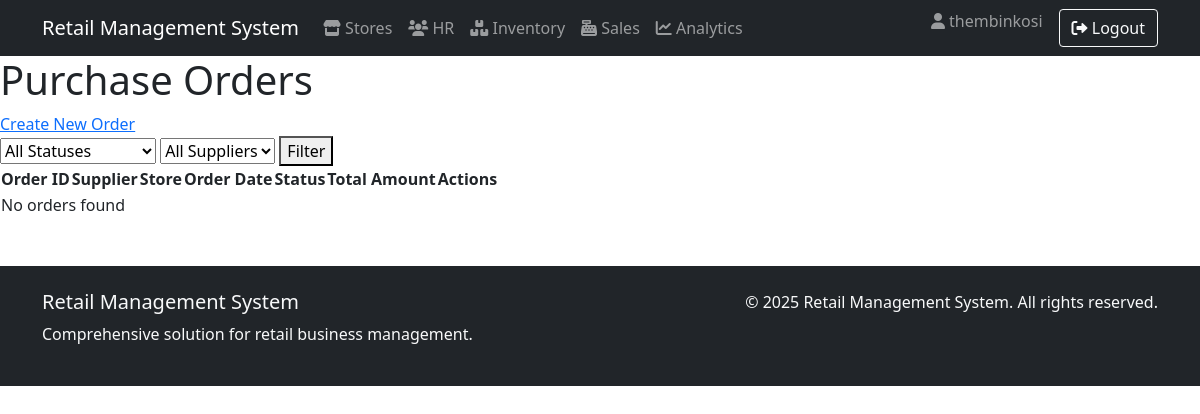
The page /procurement/orders/ (signed in) on the database as committed earlier.
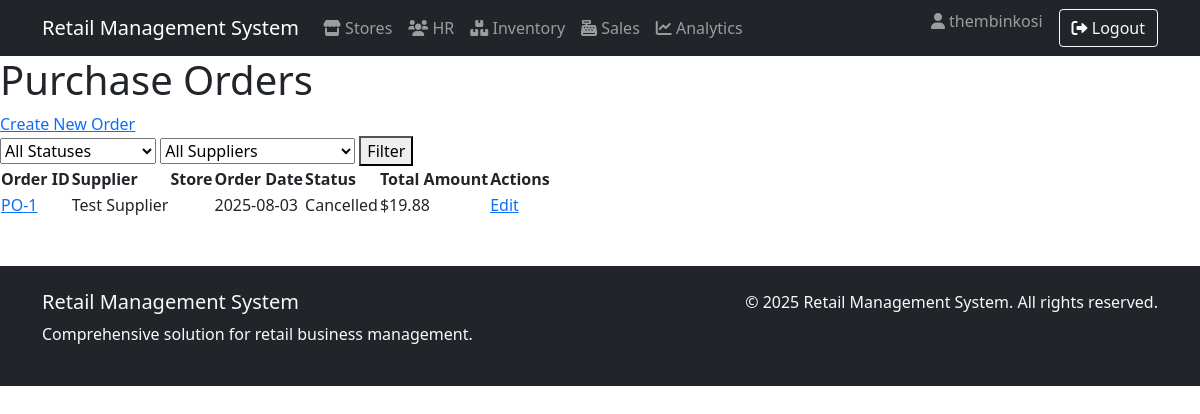
The same page on the database as committed later.
### procurement/models.py (models this page shows, shortened)
class PurchaseOrder(models.Model):
    ORDER_STATUS_CHOICES = [
        ('draft', 'Draft'),
        ('pending', 'Pending Approval'),
        ('approved', 'Approved'),
        ('shipped', 'Shipped'),
        ('received', 'Received'),
        ('cancelled', 'Cancelled'),
    ]
    supplier = models.ForeignKey(
        Supplier,
        on_delete=models.PROTECT,
        related_name='purchase_orders'
    )
    store = models.ForeignKey(
        'store_management.Store',  # Reference to Store model
        on_delete=models.PROTECT
    )
    order_date = models.DateField(default=timezone.now)
    expected_delivery_date = models.DateField(blank=True, null=True)
    status = models.CharField(
        max_length=20,
        choices=ORDER_STATUS_CHOICES,
        default='draft'
    )
    total_amount = models.DecimalField(
        max_digits=12,
        decimal_places=2,
        blank=True,
        null=True,
        validators=[MinValueValidator(0.01)]
    )
    created_by = models.ForeignKey(
        'human_resources.Employee',  # Reference to Employee model
        on_delete=models.SET_NULL,
        blank=True,
        null=True
    )
    created_at = models.DateTimeField(default=timezone.now)
    updated_at = models.DateTimeField(auto_now=True)

class Supplier(models.Model):
    name = models.CharField(max_length=100, verbose_name="Supplier Name")
    contact_person = models.CharField(max_length=100, blank=True, null=True)
    email = models.EmailField(max_length=100, blank=True, null=True)
    phone = models.CharField(max_length=20, blank=True, null=True)
    address = models.CharField(max_length=200, blank=True, null=True)
    contract_start_date = models.DateField(blank=True, null=True)
    payment_terms = models.CharField(max_length=100, blank=True, null=True)
    created_at = models.DateTimeField(default=timezone.now)
    updated_at = models.DateTimeField(auto_now=True)

### procurement/views.py (the view)
# urls.py: path('orders/', views.PurchaseOrderListView.as_view(), name='purchaseorder_list'),
class PurchaseOrderListView(LoginRequiredMixin, ListView):
    model = PurchaseOrder
    template_name = 'procurement/purchaseorder_list.html'
    context_object_name = 'orders'
    paginate_by = 15
    def get_queryset(self):
        queryset = super().get_queryset().select_related('supplier', 'store')
        status = self.request.GET.get('status')
        supplier_id = self.request.GET.get('supplier')
        if status:
            queryset = queryset.filter(status=status)
        if supplier_id:
            queryset = queryset.filter(supplier_id=supplier_id)
        return queryset.order_by('-order_date')
    def get_context_data(self, **kwargs):
        context = super().get_context_data(**kwargs)
        context['suppliers'] = Supplier.objects.all()
        context['status_choices'] = PurchaseOrder.ORDER_STATUS_CHOICES
        return context

### procurement/templates/procurement/purchaseorder_list.html (shortened to what this page needs)
{% extends "base.html" %}
{% block content %}
<h1>Purchase Orders</h1>
<a href="{% url 'procurement:purchaseorder_create' %}">Create New Order</a>
<form method="get">
    <select name="status">
        <option value="">All Statuses</option>
    </select>
    <select name="supplier">
        <option value="">All Suppliers</option>
    </select>
    <button type="submit">Filter</button>
</form>
<table>
    <thead>
        <tr>
            <th>Order ID</th>
            <th>Supplier</th>
            <th>Store</th>
            <th>Order Date</th>
            <th>Status</th>
            <th>Total Amount</th>
            <th>Actions</th>
        </tr>
    </thead>
    <tbody>
        {% for order in orders %}
        <tr>
            <td><a href="{% url 'procurement:purchaseorder_detail' order.pk %}">PO-{{ order.id }}</a></td>
            <td>{{ order.supplier.name }}</td>
            <td>{{ order.store.name }}</td>
            <td>{{ order.order_date|date:"Y-m-d" }}</td>
            <td>{{ order.get_status_display }}</td>
            <td>${{ order.total_amount|default:"0.00" }}</td>
            <td>
                <a href="{% url 'procurement:purchaseorder_update' order.pk %}">Edit</a>
            </td>
        </tr>
        {% empty %}
        <tr>
            <td colspan="7">No orders found</td>
        </tr>
        {% endfor %}
    </tbody>
</table>
{% endblock %}

Rows that differ between the two databases and show on the page:
added PurchaseOrder: id "1", supplier.name "Test Supplier", order_date "2025-08-03", status "Cancelled", total_amount "19.88"
Other text that changed with them:
text no longer shown: "No orders found"
